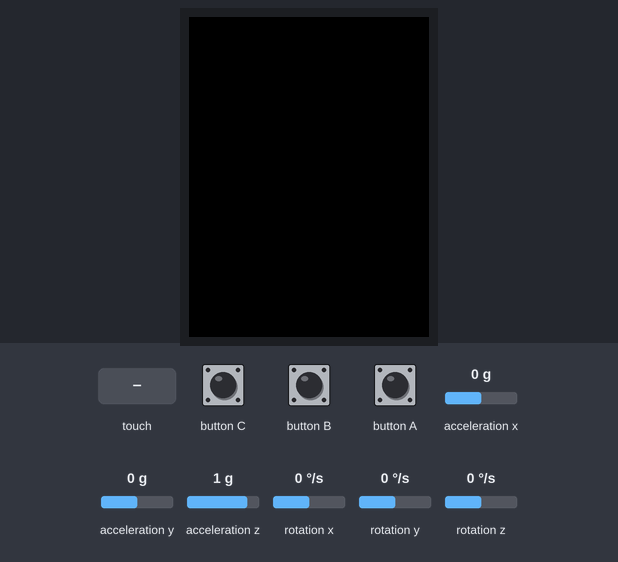
Recording of a sketch running on a simulated ESP32. On the bench: 240×320 colour display. The inputs (shaded band) are chosen by the test bench; at power-on: acceleration x 0 g, acceleration y 0 g, acceleration z 1 g, rotation x 0 °/s, rotation y 0 °/s, rotation z 0 °/s. Random numbers use the default seed unless the sketch sets one; what the sketch prints to the serial monitor is not drawn.

Above: at 1.4 s.
1.5 s: button B pressed for 0.15 s
3.1 s: button A pressed for 0.15 s
6.2 s: button B pressed for 3.2 s
10.9 s: button C pressed for 3.2 s
15.6 s: touch panel pressed at 13 % / 10 % of its raw x / y range
17.3 s: button A pressed for 3.2 s
Timing chart, 0 to 20.3 s (numbered marks = the images above; inputs shaded):
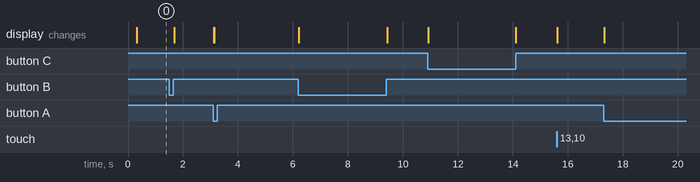

The sketch:

GrokStopWatch.ino
```cpp
#include "AppController.h"

AppController app;

void setup() {
  app.begin();
}

void loop() {
  app.update();
}
```

AppController.cpp
```cpp
#include "AppController.h"

#include <esp_system.h>

namespace {

constexpr uint32_t kProgressDurationMs = 10000;

const char* stateName(CharacterState state) {
  switch (state) {
    case CharacterState::Spawning: return "spawning";
    case CharacterState::Sleeping: return "sleeping";
    case CharacterState::Waking: return "waking";
    case CharacterState::Idle: return "idle";
    case CharacterState::Searching: return "searching";
    case CharacterState::Working: return "working";
    case CharacterState::Curious: return "curious";
    case CharacterState::Happy: return "happy";
    case CharacterState::Excited: return "excited";
    case CharacterState::Surprised: return "surprised";
    case CharacterState::Suspicious: return "suspicious";
    case CharacterState::Angry: return "angry";
    case CharacterState::Drowsy: return "drowsy";
    case CharacterState::Laughing: return "laughing";
    case CharacterState::Scared: return "scared";
    case CharacterState::Playful: return "playful";
    case CharacterState::Proud: return "proud";
    case CharacterState::Shy: return "shy";
    case CharacterState::Sad: return "sad";
    case CharacterState::Confused: return "confused";
    case CharacterState::Bored: return "bored";
    case CharacterState::Listening: return "listening";
    case CharacterState::Thinking: return "thinking";
    case CharacterState::Progress: return "progress";
    case CharacterState::PoweringDown: return "powering-down";
    default: return "unknown";
  }
}

}  // namespace

void AppController::begin() {
  auto cfg = M5.config();
  cfg.serial_baudrate = 115200;
  cfg.clear_display = true;
  cfg.internal_imu = true;
  cfg.internal_rtc = true;
  cfg.internal_mic = true;
  cfg.internal_spk = true;
  M5.begin(cfg);

  M5.Display.setBrightness(82);
  M5.Display.setRotation(0);
  M5.Speaker.setVolume(24);
  M5.Power.setVibration(0);
  M5.Touch.setHoldThresh(620);
  M5.Touch.setFlickThresh(28);
  renderer_.begin(&M5.Display);
  state_ = CharacterState::Spawning;
  renderer_.setState(state_, millis());
  stateUntil_ = millis() + 1350;
  nextShowcaseAt_ = millis() + 4200;
  printDiagnostics();
}

void AppController::update() {
  const uint32_t now = millis();
  const float dt = lastLoopAt_ == 0 ? 0.016f : min((now - lastLoopAt_) * 0.001f, 0.05f);
  lastLoopAt_ = now;

  M5.update();
  if (vibrationOffAt_ && static_cast<int32_t>(now - vibrationOffAt_) >= 0) {
    M5.Power.setVibration(0);
    vibrationOffAt_ = 0;
  }
  updateInputs(now);
  updateState(now);
  renderer_.update(now, dt);
  renderer_.render(now);

  if (now - lastLogAt_ >= 5000) {
    lastLogAt_ = now;
    Serial.printf("[health] state=%s fps=%.1f heap=%lu psram=%lu battery=%ld%%\n",
                  stateName(state_), renderer_.framesPerSecond(),
                  static_cast<unsigned long>(ESP.getFreeHeap()),
                  static_cast<unsigned long>(ESP.getFreePsram()),
                  static_cast<long>(M5.Power.getBatteryLevel()));
  }
  delay(1);
}

void AppController::updateInputs(uint32_t now) {
  const int width = M5.Display.width();
  const int height = M5.Display.height();
  bool hasTouch = false;

  if (M5.Touch.isEnabled()) {
    const auto touch = M5.Touch.getDetail(0);
    hasTouch = touch.isPressed();
    if (hasTouch) {
      const float nx = constrain((touch.x - width * 0.5f) / (width * 0.34f), -1.0f, 1.0f);
      const float ny = constrain((touch.y - height * 0.5f) / (height * 0.34f), -1.0f, 1.0f);
      renderer_.setGaze(nx, ny);
      renderer_.setDrag(nx * 0.62f, ny * 0.52f);
      if (touch.wasPressed()) {
        pulseHaptic(78, 22, now);
        touchActive_ = true;
        enterState(CharacterState::Curious);
      }
      if (touch.wasDragStart()) {
        pulseHaptic(88, 18, now);
        enterState(CharacterState::Playful);
      }
      if (touch.wasHold()) {
        pulseHaptic(96, 30, now);
        enterState(CharacterState::Suspicious);
      }
    }

    if (touch.wasClicked()) {
      touchActive_ = false;
      renderer_.setDrag(0.0f, 0.0f);
      if (touch.getClickCount() >= 2) {
        enterState(CharacterState::Excited, 1900);
      } else {
        enterState(CharacterState::Happy, 1300);
      }
    }

    if (touch.wasFlicked()) {
      touchActive_ = false;
      renderer_.setDrag(0.0f, 0.0f);
      const int dx = touch.distanceX();
      const int dy = touch.distanceY();
      if (abs(dx) > abs(dy)) {
        enterState(CharacterState::Playful, 1900);
        renderer_.triggerSpin(dx < 0 ? -1 : 1, 1, now);
      } else if (dy < 0) {
        enterState(CharacterState::Surprised, 1600);
      } else {
        enterState(CharacterState::Drowsy, 2300);
      }
    }

    if (touch.wasDragged()) {
      touchActive_ = false;
      renderer_.setDrag(0.0f, 0.0f);
      enterState(CharacterState::Playful, 1400);
    }

    if (touch.wasReleased()) {
      const bool heldSuspicious = state_ == CharacterState::Suspicious;
      touchActive_ = false;
      renderer_.setDrag(0.0f, 0.0f);
      if (heldSuspicious) {
        enterState(CharacterState::Angry, 1050);
      } else if (state_ == CharacterState::Curious) {
        enterState(CharacterState::Idle);
      }
    }
  } else if (touchActive_) {
    touchActive_ = false;
    renderer_.setDrag(0.0f, 0.0f);
  }

  if (!hasTouch && M5.Imu.isEnabled() && M5.Imu.update()) {
    const auto data = M5.Imu.getImuData();
    renderer_.setGaze(constrain(-data.accel.y * 0.7f, -0.75f, 0.75f),
                      constrain(data.accel.x * 0.7f, -0.75f, 0.75f));
  }

  if (M5.BtnA.wasClicked()) {
    static constexpr CharacterState kLifecycle[] = {
        CharacterState::Sleeping, CharacterState::Waking, CharacterState::Idle,
        CharacterState::Listening, CharacterState::Thinking, CharacterState::Searching,
        CharacterState::Working};
    pulseHaptic(108, 30, now);
    showcaseMode_ = false;
    enterState(kLifecycle[lifecycleIndex_ % (sizeof(kLifecycle) / sizeof(kLifecycle[0]))]);
    lifecycleIndex_ = (lifecycleIndex_ + 1) % (sizeof(kLifecycle) / sizeof(kLifecycle[0]));
  }

  if (M5.BtnB.wasPressed()) {
    pulseHaptic(120, 45, now);
    showcaseMode_ = true;
    showcaseIndex_ = 0;
    enterState(CharacterState::Idle);
    nextShowcaseAt_ = now + 900;
    Serial.println("[mode] auto-showcase");
  }
}

void AppController::updateState(uint32_t now) {
  if (state_ == CharacterState::Progress) {
    const uint32_t elapsed = now - progressAt_;
    renderer_.setProgress(min(elapsed / static_cast<float>(kProgressDurationMs), 1.0f));
    if (elapsed >= kProgressDurationMs) {
      enterState(CharacterState::Happy, 1350);
    }
    return;
  }

  if (stateUntil_ && now >= stateUntil_) {
    stateUntil_ = 0;
    if (state_ == CharacterState::Thinking) {
      enterState(CharacterState::Happy, 900);
    } else {
      enterState(CharacterState::Idle);
    }
  }

  if (state_ == CharacterState::Idle && !touchActive_ && showcaseMode_ && now >= nextShowcaseAt_) {
    static constexpr CharacterState kShowcase[] = {
        CharacterState::Sleeping, CharacterState::Waking, CharacterState::Listening,
        CharacterState::Thinking, CharacterState::Searching, CharacterState::Working,
        CharacterState::Curious, CharacterState::Happy, CharacterState::Playful,
        CharacterState::Excited, CharacterState::Proud, CharacterState::Laughing,
        CharacterState::Shy, CharacterState::Suspicious};
    enterState(kShowcase[showcaseIndex_ % (sizeof(kShowcase) / sizeof(kShowcase[0]))], 2400);
    showcaseIndex_ = (showcaseIndex_ + 1) % (sizeof(kShowcase) / sizeof(kShowcase[0]));
  }
}

void AppController::enterState(CharacterState state, uint32_t durationMs) {
  const uint32_t now = millis();
  state_ = state;
  stateUntil_ = durationMs ? now + durationMs : 0;
  renderer_.setState(state, now);
  triggerStateMotion(state, now);
  if (state == CharacterState::Idle) {
    nextShowcaseAt_ = now + random(1800, 3200);
  }
  Serial.printf("[state] %s\n", stateName(state));
}

void AppController::pulseHaptic(uint8_t level, uint16_t durationMs, uint32_t now) {
  M5.Power.setVibration(level);
  vibrationOffAt_ = now + durationMs;
}

void AppController::triggerStateMotion(CharacterState state, uint32_t now) {
  switch (state) {
    case CharacterState::Happy:
    case CharacterState::Laughing:
      renderer_.triggerHop(now);
      break;
    case CharacterState::Excited:
      renderer_.triggerHop(now);
      renderer_.triggerSpin(random(0, 2) ? 1 : -1, 1, now);
      break;
    case CharacterState::Surprised:
      renderer_.triggerHop(now);
      break;
    case CharacterState::Angry:
    case CharacterState::Scared:
    case CharacterState::Confused:
      renderer_.triggerShake(now);
      break;
    case CharacterState::Playful:
    case CharacterState::Proud:
      renderer_.triggerWink(random(0, 2), now);
      break;
    default:
      break;
  }
}

void AppController::printDiagnostics() {
  Serial.println();
  Serial.println("GROK_STOPWATCH_BOOT v0.4.0");
  Serial.printf("board=%d display=%dx%d touch=%d imu=%d rtc=%d mic=%d speaker=%d\n",
                static_cast<int>(M5.getBoard()), static_cast<int>(M5.Display.width()),
                static_cast<int>(M5.Display.height()),
                M5.Touch.isEnabled(), M5.Imu.isEnabled(), M5.Rtc.isEnabled(),
                M5.Mic.isEnabled(), M5.Speaker.isEnabled());
  Serial.printf("flash=%lu psram=%lu free_psram=%lu heap=%lu battery=%ld%%\n",
                static_cast<unsigned long>(ESP.getFlashChipSize()),
                static_cast<unsigned long>(ESP.getPsramSize()),
                static_cast<unsigned long>(ESP.getFreePsram()),
                static_cast<unsigned long>(ESP.getFreeHeap()),
                static_cast<long>(M5.Power.getBatteryLevel()));
}
```

AppController.h
```cpp
#pragma once

#include <M5Unified.h>

#include "CharacterRenderer.h"

class AppController {
 public:
  void begin();
  void update();

 private:
  void enterState(CharacterState state, uint32_t durationMs = 0);
  void updateInputs(uint32_t now);
  void updateState(uint32_t now);
  void triggerStateMotion(CharacterState state, uint32_t now);
  void pulseHaptic(uint8_t level, uint16_t durationMs, uint32_t now);
  void printDiagnostics();

  CharacterRenderer renderer_;
  CharacterState state_ = CharacterState::Spawning;
  uint32_t stateUntil_ = 0;
  uint32_t progressAt_ = 0;
  uint32_t lastLoopAt_ = 0;
  uint32_t lastLogAt_ = 0;
  uint32_t nextShowcaseAt_ = 0;
  uint32_t vibrationOffAt_ = 0;
  uint8_t showcaseIndex_ = 0;
  uint8_t lifecycleIndex_ = 0;
  bool touchActive_ = false;
  bool showcaseMode_ = false;
};
```

CharacterRenderer.h
```cpp
#pragma once

#include <M5Unified.h>

enum class CharacterState : uint8_t {
  Spawning,
  Sleeping,
  Waking,
  Idle,
  Searching,
  Working,
  Curious,
  Happy,
  Excited,
  Surprised,
  Suspicious,
  Angry,
  Drowsy,
  Laughing,
  Scared,
  Playful,
  Proud,
  Shy,
  Sad,
  Confused,
  Bored,
  Listening,
  Thinking,
  Progress,
  PoweringDown,
};

class CharacterRenderer {
 public:
  struct VisualConfig {
    uint8_t eyes[6];
    uint8_t eyeCount;
    uint16_t eyeHoldMs;
  };

  void begin(M5GFX* display);
  void setState(CharacterState state, uint32_t now);
  CharacterState state() const { return state_; }

  void setGaze(float x, float y);
  void setDrag(float x, float y);
  void setProgress(float value);
  void triggerSpin(int8_t direction, uint8_t turns, uint32_t now);
  void triggerHop(uint32_t now);
  void triggerShake(uint32_t now);
  void triggerWink(uint8_t eye, uint32_t now);
  void update(uint32_t now, float dt);
  bool render(uint32_t now);

  float framesPerSecond() const { return fps_; }

 private:
  static const VisualConfig& configFor(CharacterState state);
  static float clamp01(float value);
  static float easeOutBack(float value);

  void chooseNextEye(uint32_t now);
  void drawEyes(float seconds);
  void transformPoint(float sourceX, float sourceY, int16_t& x, int16_t& y) const;

  M5GFX* display_ = nullptr;
  CharacterState state_ = CharacterState::Spawning;
  uint32_t stateAt_ = 0;
  uint32_t lastUpdateAt_ = 0;
  uint32_t lastFrameAt_ = 0;
  uint32_t nextEyeAt_ = 0;
  uint32_t nextBlinkAt_ = 0;
  uint32_t blinkAt_ = 0;
  uint32_t spinAt_ = 0;
  uint32_t hopAt_ = 0;
  uint32_t shakeAt_ = 0;
  uint32_t winkAt_ = 0;
  uint32_t fpsWindowAt_ = 0;
  uint16_t framesInWindow_ = 0;
  float fps_ = 0.0f;
  int8_t spinDirection_ = 1;
  uint8_t spinTurns_ = 1;
  uint8_t winkEye_ = 0;

  uint8_t eyeFrom_ = 0;
  uint8_t eyeTo_ = 0;
  uint8_t eyeIndex_ = 0;
  float eyeBlend_ = 1.0f;
  float gazeX_ = 0.0f;
  float gazeY_ = 0.0f;
  float gazeTargetX_ = 0.0f;
  float gazeTargetY_ = 0.0f;
  float dragX_ = 0.0f;
  float dragY_ = 0.0f;
  float dragTargetX_ = 0.0f;
  float dragTargetY_ = 0.0f;
  float progress_ = 0.0f;

  float centerX_ = 0.0f;
  float centerY_ = 0.0f;
  float scale_ = 1.0f;
  float scaleX_ = 1.0f;
  float scaleY_ = 1.0f;
  float rotation_ = 0.0f;
  float cosRotation_ = 1.0f;
  float sinRotation_ = 0.0f;
  float eyeOpen_ = 1.0f;
  float eyeScaleBoost_ = 1.0f;

  uint16_t bodyColor_ = 0;
  uint16_t eyeColor_ = 0;
};
```

Source omitted: CharacterRenderer.cpp (19228 bytes), GrokGeometry.generated.h (34586 bytes)
